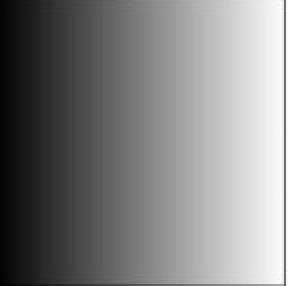
#> input picture pic/gradient.png, 144 x 143 px, found by its file name (shown 2 times larger)
$ python threshold.py
#> lines starting #> are read from the running program, lines starting #| are printed output that depends on the picture; after the words box and inside, x2 and y2 are one past the last pixel; in counts of white or black regions, pixels touching at a corner belong together
import cv2 as cv
import numpy as np

from matplotlib import pyplot as plt

img = cv.imread('pic/gradient.png')
#> img is the input picture: shape (143, 144, 3); min 3, max 255, mean 127.8

ret,thresh1 = cv.threshold(img,127,255,cv.THRESH_BINARY)
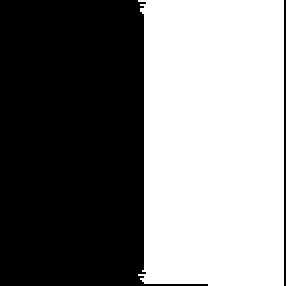
#> thresh1: shape (143, 144, 3) (shown 2 times larger); 49.2% white; 2 white regions, box (x1, y1, x2, y2) and area: (69, 0, 142, 143) 9993, (143, 0, 144, 143) 143
ret,thresh2 = cv.threshold(img,127,255,cv.THRESH_BINARY_INV)
ret,thresh3 = cv.threshold(img,127,255,cv.THRESH_TRUNC)
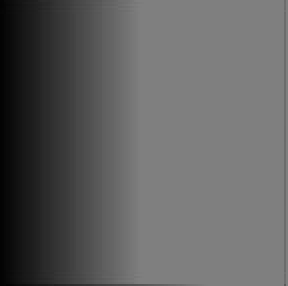
#> thresh3: shape (143, 144, 3) (shown 2 times larger); min 3, max 127, mean 96
ret,thresh4 = cv.threshold(img,127,255,cv.THRESH_TOZERO)
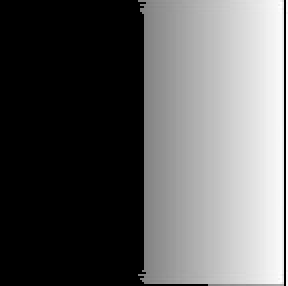
#> thresh4: shape (143, 144, 3) (shown 2 times larger); min 0, max 255, mean 94.3
ret,thresh5 = cv.threshold(img,127,255,cv.THRESH_TOZERO_INV)
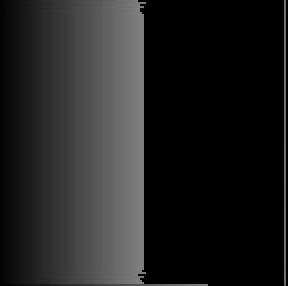
#> thresh5: shape (143, 144, 3) (shown 2 times larger); min 0, max 127, mean 33.5

cv.imshow('window',thresh2)
cv.waitKey(0)
cv.destroyAllWindows()

#adaptive threshold image

img = cv.imread("pic/sudoku.png",0)
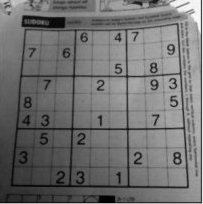
#> input picture pic/sudoku.png, 203 x 204 px, found by its file name
#> img is the input picture: shape (204, 203); min 0, max 255, mean 112.5

th1 = cv.adaptiveThreshold(img,255,cv.ADAPTIVE_THRESH_MEAN_C,cv.THRESH_BINARY,11,2)
#> th1: shape (204, 203); 69.4% white; 274 black regions (218 under 20 px), largest, box (x1, y1, x2, y2) and area: (10, 23, 189, 189) 5602, (0, 0, 202, 204) 1784, (68, 1, 195, 26) 887
th2 = cv.adaptiveThreshold(img,255,cv.ADAPTIVE_THRESH_GAUSSIAN_C,cv.THRESH_BINARY,11,2)
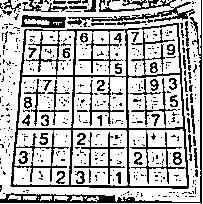
#> th2: shape (204, 203); 71.6% white; black in thin lines or dots
ret,th3 = cv.threshold(img,127,255,cv.THRESH_BINARY)
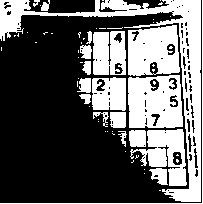
#> th3: shape (204, 203); 38.5% white; 64 white regions (45 under 20 px), largest, box (x1, y1, x2, y2) and area: (0, 0, 201, 202) 5436, (128, 75, 183, 128) 2458, (128, 25, 180, 76) 2160


cv.imshow('window1',img)
cv.imshow('window2',th1)
cv.imshow('window3',th2)
cv.imshow('window4',th3)
cv.waitKey(0)
cv.destroyAllWindows()

# the retValue above is aiming to help you
#manipulate the pic with otsu
#https://cloud.tencent.com/developer/article/2068739

'''
# global thresholding
ret1,th1 = cv.threshold(img,127,255,cv.THRESH_BINARY)

# Otsu's thresholding
ret2,th2 = cv.threshold(img,0,255,cv.THRESH_BINARY+cv.THRESH_OTSU)

# Otsu's thresholding after Gaussian filtering
blur = cv.GaussianBlur(img,(5,5),0)
ret3,th3 = cv.threshold(blur,0,255,cv.THRESH_BINARY+cv.THRESH_OTSU)
'''
#大津法
